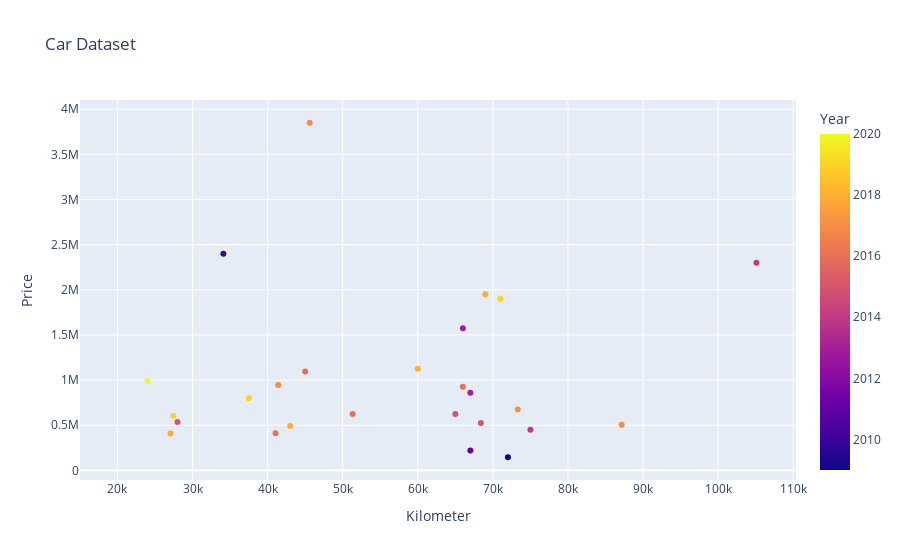

Notebook code cell kept with this figure:
### Code cell
import pandas as pd
import plotly.express as px

data = pd.read_csv("cars.csv")

print(data.head())

fig = px.scatter(data, x='Kilometer', y='Price', color='Year', title='Car Dataset')
fig.show()

### Figure 1 — Plotly figure (JSON) as saved in the notebook; plotly's stock layout.template omitted (floating-point values rounded to 4 significant figures)
{"data": [{"hovertemplate": "Kilometer=%{x}<br>Price=%{y}<br>Year=%{marker.color}<extra></extra>", "legendgroup": "", "marker": {"color": [2017, 2014, 2011, 2019, 2018, 2017, 2015, 2017, 2017, 2015, 2017, 2018, 2019, 2019, 2017, 2016, 2019, 2018, 2020, 2016, 2020, 2015, 2018, 2019, 2019, 2013, 2019, 2014, 2015, 2018, 2020, 2016, 2015, 2013, 2009, 2018, 2018, 2019, 2017, 2018, 2014, 2016, 2013, 2010, 2015, 2015, 2019, 2016, 2016], "coloraxis": "coloraxis", "symbol": "circle"}, "mode": "markers", "name": "", "orientation": "v", "showlegend": false, "type": "scatter", "x": [87150, 75000, 67000, 37500, 69000, 73315, 47000, 75000, 56000, 85000, 20281, 22541, 30672, 20856, 41417, null, null, null, null, null, null, null, null, null, null, null, null, null, null, null, 24013, 66000, 28000, 67000, 72000, 27069, 43000, 71000, 45600, 60000, 105101, 45000, 66000, 34105, 68397, 65000, 27469, 41058, 51330], "xaxis": "x", "y": [505000, 450000, 220000, 799000, 1950000, 675000, null, null, null, null, null, null, null, null, 944999, 569000, 449000, 894999, 699000, 740000, 470000, 765000, 589000, 999000, 370000, 325000, 1175000, 351000, 551000, 819999, 990000, 925000, 535000, 860000, 145000, 409000, 490000, 1900000, 3850000, 1125000, 2300000, 1095000, 1575000, 2400000, 525000, 625000, 605000, 412000, 625000], "yaxis": "y"}], "layout": {"coloraxis": {"colorbar": {"title": {"text": "Year"}}, "colorscale": [[0, "#0d0887"], [0.1111, "#46039f"], [0.2222, "#7201a8"], [0.3333, "#9c179e"], [0.4444, "#bd3786"], [0.5556, "#d8576b"], [0.6667, "#ed7953"], [0.7778, "#fb9f3a"], [0.8889, "#fdca26"], [1, "#f0f921"]]}, "legend": {"tracegroupgap": 0}, "title": {"text": "Car Dataset"}, "xaxis": {"anchor": "y", "domain": [0, 1], "title": {"text": "Kilometer"}}, "yaxis": {"anchor": "x", "domain": [0, 1], "title": {"text": "Price"}}}}
